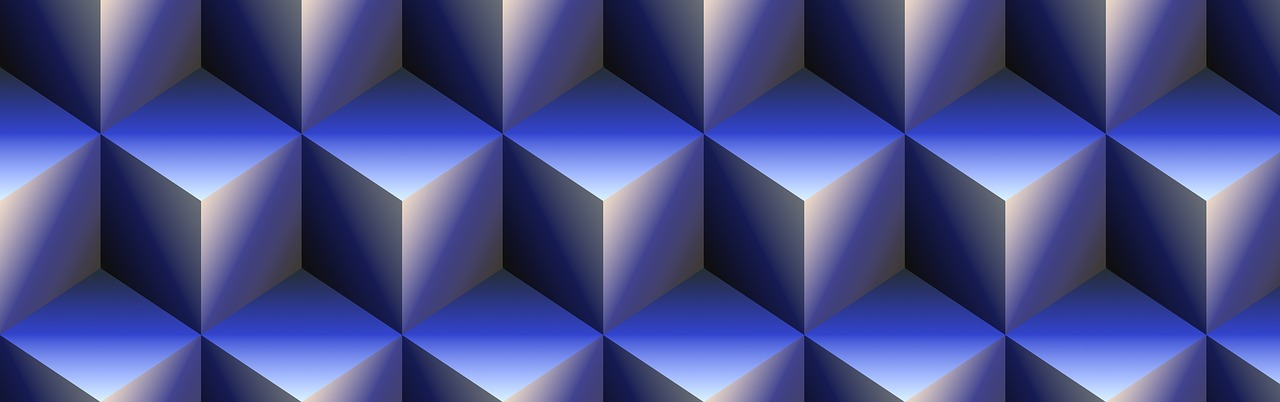
#> input picture Detection/Shi-Thomasi/cube.jpg, 1280 x 402 px
$ python thomasi.py
#> lines starting #> are read from the running program, lines starting #| are printed output that depends on the picture; after the words box and inside, x2 and y2 are one past the last pixel; in counts of white or black regions, pixels touching at a corner belong together
import numpy as np
import cv2

img = cv2.imread('cube.jpg')
#> img is the input picture: shape (402, 1280, 3); mean B, G, R 138.2, 78, 71.9
gray = cv2.cvtColor(img,cv2.COLOR_BGR2GRAY)
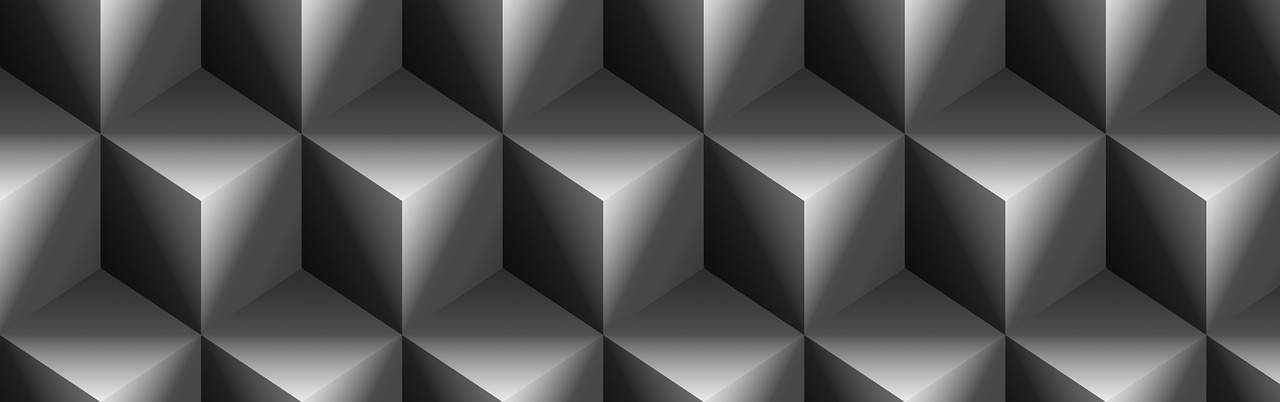
#> gray: shape (402, 1280); min 6, max 251, mean 83

# get corner (x, y)
corners = cv2.goodFeaturesToTrack(gray, 5, 0.01, 10)    # ..(img, maxCorners, qualityLevel, minDistance)
#> corners = [[602, 201], [401, 201], [803, 201], [200, 201], [1205, 201]]
corners = np.int0(corners)

# draw (red) points (where corners are) on Img
for i in corners:
    x,y = i.ravel()
    cv2.circle(img, (x,y), 3, (0, 0, 255), -1)
#> this loop made 5 passes
#> (i, x) on passes 1 to 5: ([[602, 201]], 602), ([[401, 201]], 401), ([[803, 201]], 803), ([[200, 201]], 200), ([[1205, 201]], 1205)
#> img: shape (402, 1280, 3); 0.03% of pixels changed, all inside (x1, y1, x2, y2) = (197, 198, 1209, 205)

cv2.imwrite('Detection.jpg', img)
cv2.waitKey()
cv2.destroyAllWindows()
